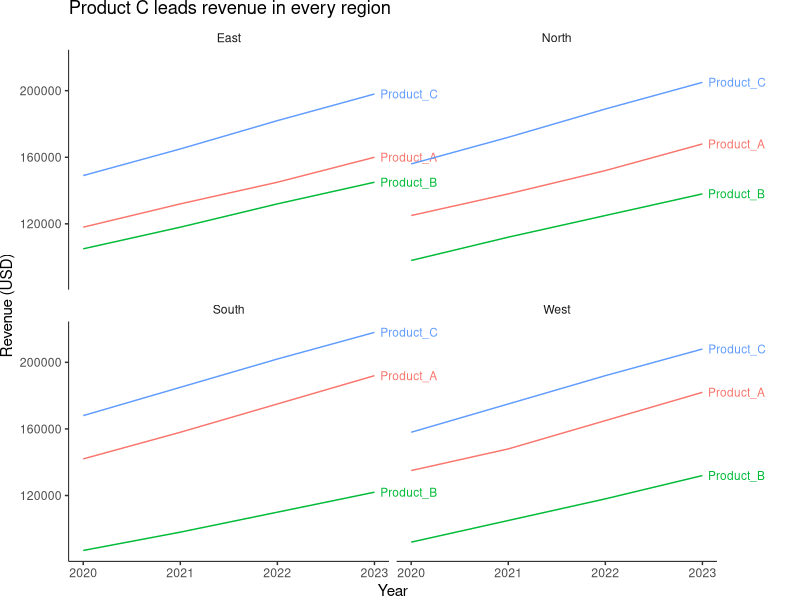
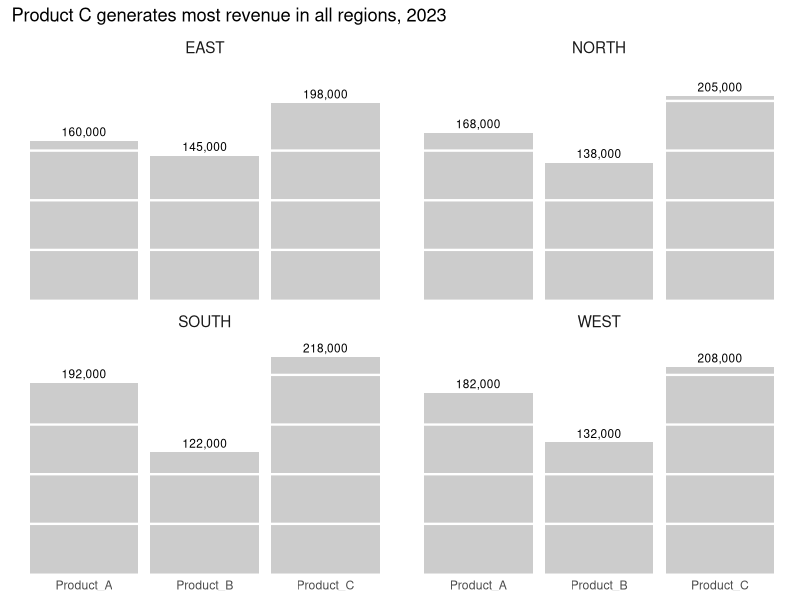
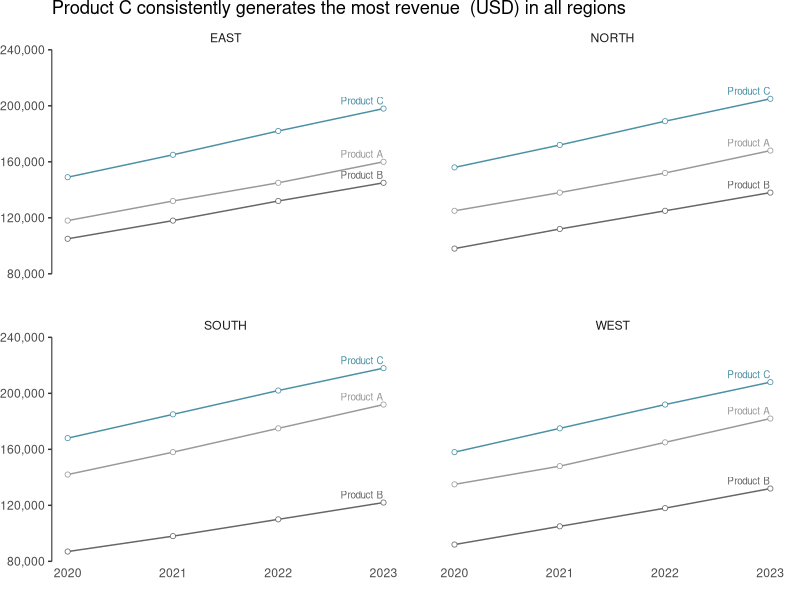
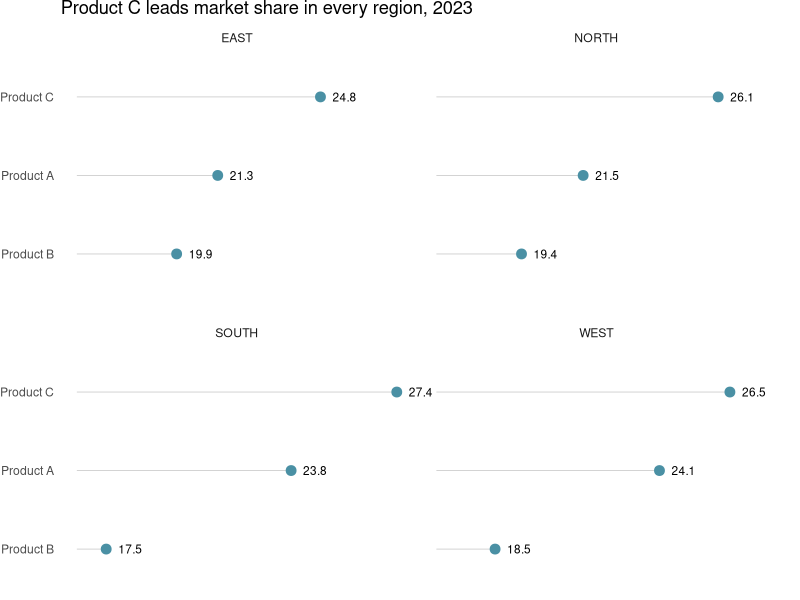
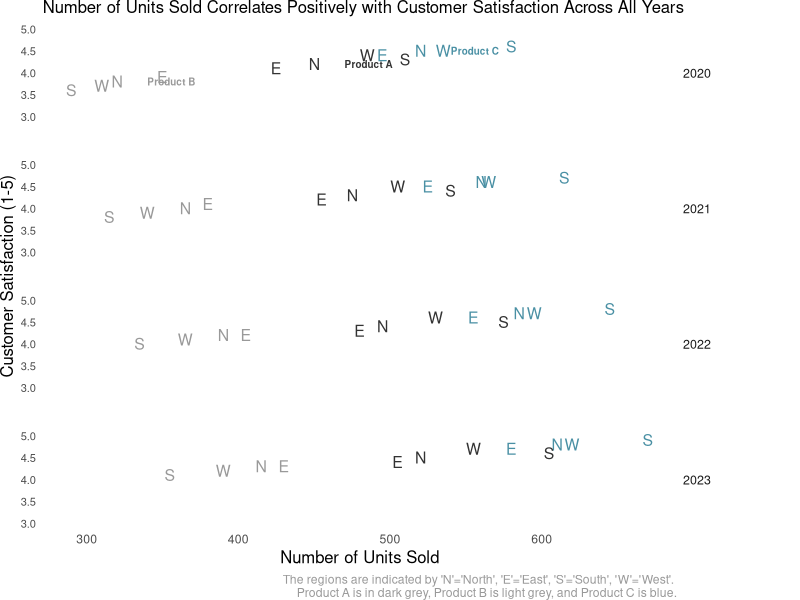
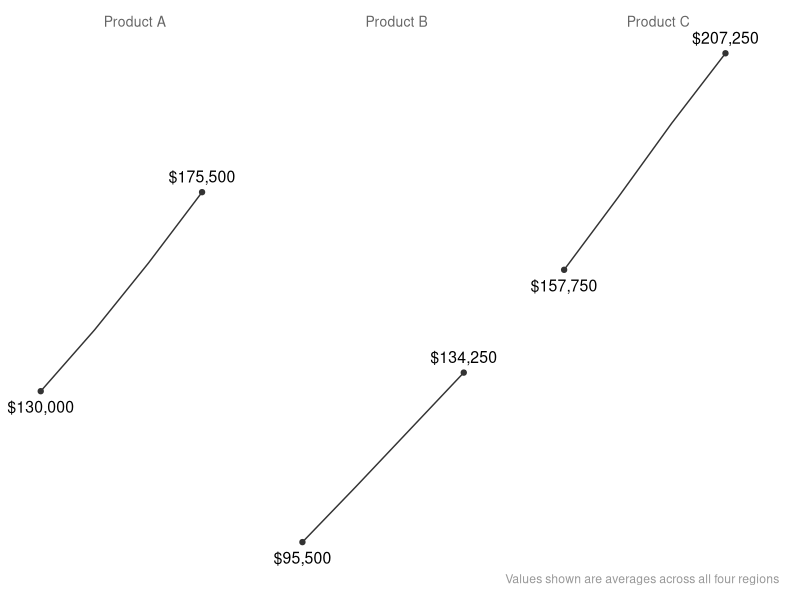
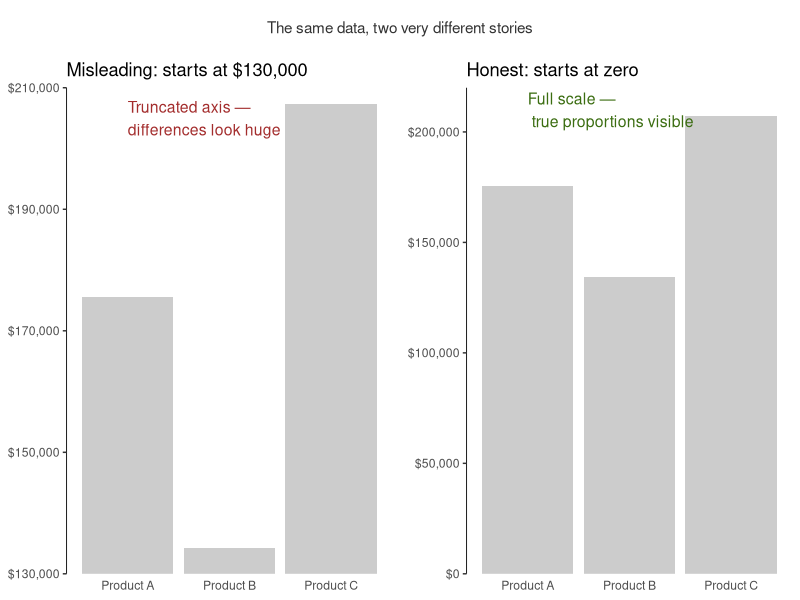
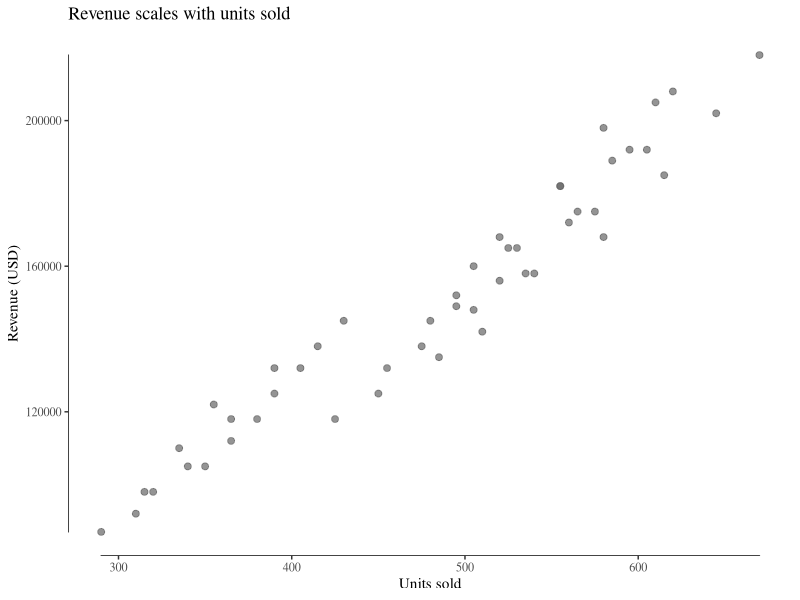

Recreate these plots in R, in order.
## ---- chunk 1
# Load required libraries
library(tidyverse)
library(ggplot2)
library(ggthemes)

# Read the data
data <- read_csv("sample_data.csv")

# Preview the data structure
glimpse(data)
## ---- chunk 2
# YOUR CODE HERE
data |>
  mutate(region = factor(region, levels = c("North", "East", "South", "West"))) |>
  ggplot(aes(x = year, y = revenue, color = product)) +
  geom_line() +
  facet_wrap(~ region) +
  geom_text(
    data = data |> filter(year == max(year)),
    aes(label = product),
    hjust = -0.1, size = 3
  ) +
  coord_cartesian(clip = "off") +
  theme(
    panel.grid       = element_blank(),
    panel.border     = element_blank(),
    axis.line        = element_line(colour = "black", linewidth = 0.3),
    panel.background = element_blank(),
    strip.background = element_blank(),
    legend.position  = "none",
    plot.margin      = margin(r = 60)
  ) +
  labs(x = "Year", y = "Revenue (USD)", 
       title = "Product C leads revenue in every region")

## ---- chunk 3
# YOUR CODE HERE
data |> 
  filter(year == 2023) |> 
  ggplot(aes(x = product, y = revenue)) + 
geom_col(fill = "grey80", colour = NA) +
geom_hline(yintercept = seq(50000, max(data$revenue), by = 50000),
           colour = "white", linewidth = 0.8) + 
  facet_wrap(~ region, labeller = labeller(region = toupper)) +
  geom_text(aes(label = scales::comma(revenue)), vjust = -0.5, size = 3) +
  scale_y_continuous(expand = expansion(mult = c(0, 0.1))) +
  theme(
    panel.grid       = element_blank(),
    panel.border     = element_blank(),
    panel.background = element_blank(),
    axis.line.x      = element_blank(),
    axis.ticks       = element_blank(),
    axis.text.y      = element_blank(),
    axis.title.y     = element_blank(),
    strip.background = element_blank(),
    legend.position  = "none",
    strip.text       = element_text(size = 11)
  ) +
  labs(x = NULL, title = "Product C generates most revenue in all regions, 2023")
## ---- chunk 4
# YOUR CODE HERE

data <- data |> mutate(product = gsub("_", " ", product))

ggplot(data, aes(x = year, y = revenue, col = product)) + 
  geom_line() + 
  geom_point(size = 1.5, shape = 21, fill = "white", stroke = 0.4) +
  facet_wrap(~ region, labeller = labeller(region = toupper)) +
  scale_colour_manual(values = c("Product A" = "grey60", 
                                 "Product B" = "grey40", 
                                 "Product C" = "#4a90a4")) +

scale_y_continuous(
  limits = c(80000, 240000),
  breaks = c(80000, 120000, 160000, 200000, 240000),
  labels = scales::comma,
  expand = c(0, 0)
)+
  theme(
    panel.grid       = element_blank(),
    panel.border     = element_blank(),
    axis.line        = element_line(colour = "black", linewidth = 0.3),
    panel.background = element_blank(),
    axis.line.x      = element_blank(),
    axis.ticks.x     = element_blank(),
    axis.title.y     = element_blank(),
    strip.background = element_blank(),
    legend.position  = "none",
    plot.margin      = margin(r = 10)
  ) +
theme(panel.spacing.x = unit(1, "cm"),
     panel.spacing.y = unit(1, "cm")) +
geom_text(
  data = data |> filter(year == max(year)),
  aes(label = product),
  hjust = 1, 
  vjust = -0.5,
  size = 2.5
) +
  labs(x = "", title = "Product C consistently generates the most revenue  (USD) in all regions")
## ---- chunk 5
# YOUR CODE HERE
data |>
  filter(year == 2023) |>
  arrange(region, market_share) |>
  mutate(product = factor(product, levels = unique(product))) |>
  ggplot(aes(x = market_share, y = product)) +
  geom_segment(aes(x = min(market_share) -1 , xend = market_share, yend = product),
               colour = "grey80", linewidth = 0.3) +
  geom_point(size = 3, colour = "#4a90a4") +
geom_text(aes(label = round(market_share, 1)),
          hjust = -0.5, size = 3) +
coord_cartesian(clip = "off") +
theme(plot.margin = margin(r = 20)) +
  facet_wrap(~ region, labeller = labeller(region = toupper)) +
  theme(
    panel.grid       = element_blank(),
    panel.border     = element_blank(),
    panel.background = element_blank(),
    strip.background = element_blank(),
    axis.line        = element_blank(),
    axis.ticks       = element_blank(),
    axis.title.x     = element_blank(),
    axis.text.x      = element_blank()) + 
theme(panel.spacing.y = unit(0.5, "cm")) +
  labs(y = NULL, title = "Product C leads market share in every region, 2023")
## ---- chunk 6
ggplot(data, aes(x = units_sold, y = customer_satisfaction, col = product)) +
  geom_text(aes(label = substr(region, 1, 1)), size = 4, show.legend = FALSE) +
  geom_text(
    data = data |> filter(year == min(year), region == "North"),
    aes(label = product),
    hjust = 0, nudge_x = 20, size = 2.5, fontface = "bold"
  ) +
  facet_grid(year ~ .) +
  scale_colour_manual(values = c("Product A" = "grey20",
                                 "Product B" = "grey60",
                                 "Product C" = "#4a90a4")) +
  scale_y_continuous(breaks = seq(3, 5, by = 0.5)) +
  coord_cartesian(ylim = c(3, 5), clip = "off") +
  theme(
    panel.grid       = element_blank(),
    panel.border     = element_blank(),
    panel.background = element_blank(),
    strip.background = element_blank(),
    axis.line        = element_blank(),
    axis.ticks       = element_blank(),
    legend.position  = "none",
    axis.text.y      = element_text(size = 8),
    strip.text.y     = element_text(angle = 0, size = 9),
    plot.margin      = margin(r = 60),
    panel.spacing.y  = unit(1, "cm"),
    plot.caption     = element_text(colour = "grey60"),
    plot.title   = element_text(size = 12),
    axis.title.x = element_text(size = 12),
    axis.title.y = element_text(size = 12)
  ) +
  labs(x = "Number of Units Sold", y = "Customer Satisfaction (1-5)",
       title = "Number of Units Sold Correlates Positively with Customer Satisfaction Across All Years",
       caption = "The regions are indicated by 'N'='North', 'E'='East', 'S'='South', 'W'='West'. \nProduct A is in dark grey, Product B is light grey, and Product C is blue.")
## ---- chunk 7
# YOUR CODE HERE
# Hint: Consider using facet_wrap with strip.text for labels
# and removing all theme elements for a true sparkline effect
data_spark <- data |>
  group_by(product, year) |>
  summarise(revenue = mean(revenue), .groups = "drop")

endpoints <- data_spark |>
  group_by(product) |>
  filter(revenue == min(revenue) | revenue == max(revenue))

ggplot(data_spark, aes(x = year, y = revenue)) +
  geom_line(linewidth = 0.5, colour = "grey20") +
  geom_point(data = endpoints, size = 1.5, colour = "grey20") +
  geom_text(
    data = endpoints |> filter(revenue == max(revenue)),
    aes(label = scales::dollar(revenue)),
    vjust = -0.8, size = 4
  ) +
  geom_text(
    data = endpoints |> filter(revenue == min(revenue)),
    aes(label = scales::dollar(revenue)),
    vjust = 1.8, size = 4
  ) +
  facet_wrap(~ product, nrow = 1) +
  scale_x_continuous(limits = c(2019.5, 2024), expand = c(0, 0)) +
  scale_y_continuous(limits = c(min(data_spark$revenue), max(data_spark$revenue))) +
  coord_cartesian(clip = "off") +
  theme_void() +
  theme(
    strip.text    = element_text(size = 10, colour = "grey40"),
    panel.spacing = unit(0.5, "cm"),
    plot.margin   = margin(10, 15, 10, 10),
      plot.caption     = element_text(colour = "grey60")
  ) +
  
labs(caption = "Values shown are averages across all four regions")
## ---- chunk 8
# YOUR CODE HERE
library(cowplot)
library(grid)
pushViewport(viewport(layout = grid.layout(1, 2)))

data_2023 <- data |> filter(year == 2023) |>
  group_by(product) |>
  summarise(revenue = mean(revenue), .groups = "drop")

p1 <- ggplot(data_2023, aes(x = product, y = revenue)) +
  geom_col(fill = "grey80") +
  scale_y_continuous(labels = scales::dollar, expand = c(0, 0)) +
  coord_cartesian(ylim = c(130000, 210000)) +
  annotate("text", x = 1, y = 205000, label = "Truncated axis — \ndifferences look huge",
           size = 4, colour = "#a32d2d", hjust = 0) +
  theme(panel.grid = element_blank(), panel.background = element_blank(),
        axis.ticks.x = element_blank(), panel.border = element_blank(),
        axis.line.y = element_line(linewidth = 0.3)) +
  labs(x = NULL, y = NULL, title = "Misleading: starts at $130,000", size=11)

p2 <- ggplot(data_2023, aes(x = product, y = revenue)) +
  geom_col(fill = "grey80") +
  scale_y_continuous(labels = scales::dollar, expand = c(0, 0)) +
  coord_cartesian(ylim = c(0, 220000)) +
  annotate("text", x = 1, y = 210000, label = "Full scale —\n true proportions visible",
           size = 4, colour = "#3b6d11", hjust = 0) +
  theme(panel.grid = element_blank(), panel.background = element_blank(),
        axis.ticks.x = element_blank(), panel.border = element_blank(),
        axis.line.y = element_line(linewidth = 0.3)) +
  labs(x = NULL, y = NULL, title = "Honest: starts at zero")

title <- ggdraw() + 
  draw_label("The same data, two very different stories", 
             fontface = "plain", size = 11, colour = "grey20")

plot_grid(title, plot_grid(p1, p2, ncol = 2), 
          ncol = 1, rel_heights = c(0.1, 1))
## ---- chunk 9
# YOUR CODE HERE



library(ggthemes)

ggplot(data, aes(x = units_sold, y = revenue)) +
  geom_point(colour = "grey40", size = 2, alpha = 0.7) +
  geom_rangeframe() +
  theme_tufte() +
  labs(x = "Units sold", y = "Revenue (USD)",
       title = "Revenue scales with units sold")
## ---- chunk 10
# YOUR CODE HERE
# Hint: Consider using geom_point or geom_segment within facets
# to create table-like layouts with visual elements
library(gridExtra)

data_table <- data |>
  filter(year == 2023) |>
  group_by(region) |>
  summarise(
    revenue      = mean(revenue),
    units_sold   = mean(units_sold),
    satisfaction = mean(customer_satisfaction),
    market_share = mean(market_share),
    .groups = "drop"
  ) |>
  arrange(revenue) |>
  mutate(region = factor(region, levels = region))


p_text <- ggplot(data_table, aes(y = region)) +
  geom_text(aes(x = 0, label = region), hjust = 0, size = 3, fontface = "bold") +
  geom_text(aes(x = 1, label = scales::dollar(revenue, accuracy = 1)), hjust = 1, size = 3) +
  geom_text(aes(x = 1.4, label = round(units_sold, 0)), hjust = 1, size = 3) +
  geom_text(aes(x = 1.8, label = round(satisfaction, 1)), hjust = 1, size = 3) +
  annotate("text", x = 0,   y = 4.7, label = "Region",       hjust = 0, size = 2.8, colour = "grey40", fontface = "bold") +
  annotate("text", x = 1,   y = 4.7, label = "Avg revenue",  hjust = 1, size = 2.8, colour = "grey40", fontface = "bold") +
  annotate("text", x = 1.4, y = 4.7, label = "Units",        hjust = 1, size = 2.8, colour = "grey40", fontface = "bold") +
  annotate("text", x = 1.8, y = 4.7, label = "Satisfaction", hjust = 1, size = 2.8, colour = "grey40", fontface = "bold") +
  annotate("segment", x = 0, xend = 2, y = 4.5, yend = 4.5,
           colour = "grey60", linewidth = 0.3) +
  scale_x_continuous(limits = c(0, 2)) +
  scale_y_discrete(expand = expansion(add = c(0.5, 1))) +
  theme_void() +
  theme(plot.margin = margin(0, 0, 0, 10))

p_bars <- ggplot(data_table, aes(y = region, x = market_share)) +
  geom_col(fill = "#4a90a4", width = 0.3, alpha = 0.6) +
  geom_text(aes(label = paste0(round(market_share, 1), "%")),
            hjust = -0.1, size = 2.5, colour = "grey20") +
  annotate("text", x = 0, y = 4.7, label = "Market share",
           hjust = 0, size = 2.8, colour = "grey40", fontface = "bold") +
  annotate("segment", x = 0, xend = 30, y = 4.5, yend = 4.5,
           colour = "grey60", linewidth = 0.3) +
  scale_x_continuous(limits = c(0, 30), expand = c(0, 0)) +
  scale_y_discrete(expand = expansion(add = c(0.5, 1))) +
  theme_void() +
  theme(plot.margin = margin(0, 10, 0, 0))

grid.arrange(p_text, p_bars, ncol = 2, widths = c(2.5, 1),
             top = "Regional performance · 2023")
## ---- chunk 11
# YOUR CODE HERE
# Hint: Consider using patchwork or cowplot packages for layout


library(gridExtra)

# panel 1 — revenue trend by product (sparkline style)
data_spark <- data |>
  group_by(product, year) |>
  summarise(revenue = mean(revenue), .groups = "drop")

endpoints <- data_spark |>
  group_by(product) |>
  filter(revenue == min(revenue) | revenue == max(revenue))

p1 <- ggplot(data_spark, aes(x = year, y = revenue, colour = product)) +
  geom_line(linewidth = 0.6) +
  geom_point(data = endpoints, size = 1.5) +
  geom_text(
    data = endpoints |> filter(revenue == max(revenue)),
    aes(label = scales::dollar(revenue, accuracy = 1)),
    vjust = -0.8, size = 2.2
  ) +
  geom_text(
    data = data_spark |> filter(year == max(year)),
    aes(label = product),
    hjust = -0.1, size = 2.5
  ) +
  scale_colour_manual(values = c("Product A" = "grey60",
                                 "Product B" = "grey40",
                                 "Product C" = "#4a90a4")) +
  scale_x_continuous(limits = c(2020, 2025), expand = c(0, 0)) +
  scale_y_continuous(labels = scales::dollar) +
  coord_cartesian(clip = "off") +
  theme(
    panel.grid       = element_blank(),
    panel.background = element_blank(),
    panel.border     = element_blank(),
    axis.line.y      = element_line(linewidth = 0.3, colour = "grey60"),
    axis.ticks.x     = element_blank(),
    axis.title       = element_blank(),
    legend.position  = "none",
    plot.margin      = margin(5, 60, 5, 5),
    plot.title       = element_text(size = 9, colour = "grey40")
  ) +
  labs(title = "1. Product C leads revenue growth")

# panel 2 — dot plot market share 2023
data_2023 <- data |>
  filter(year == 2023) |>
  group_by(product) |>
  summarise(market_share = mean(market_share), .groups = "drop") |>
  arrange(market_share) |>
  mutate(product = factor(product, levels = product))

p2 <- ggplot(data_2023, aes(x = market_share, y = product)) +
  geom_segment(aes(x = min(market_share) - 1, xend = market_share, yend = product),
               colour = "grey80", linewidth = 0.3) +
  geom_point(size = 3, colour = "#4a90a4") +
  geom_text(aes(label = paste0(round(market_share, 1), "%")),
            hjust = -0.4, size = 2.5) +
  coord_cartesian(clip = "off") +
  theme(
    panel.grid       = element_blank(),
    panel.background = element_blank(),
    panel.border     = element_blank(),
    axis.line        = element_blank(),
    axis.ticks       = element_blank(),
    axis.title       = element_blank(),
    axis.text.x      = element_blank(),
    legend.position  = "none",
    plot.margin      = margin(5, 40, 5, 5),
    plot.title       = element_text(size = 9, colour = "grey40")
  ) +
  labs(title = "2. Market share by product, 2023")

# panel 3 — units sold vs satisfaction
p3 <- ggplot(data, aes(x = units_sold, y = customer_satisfaction, colour = product)) +
  geom_text(aes(label = substr(region, 1, 1)), size = 3) +
  geom_smooth(method = "lm", se = FALSE, linewidth = 0.3, colour = "grey60") +
  scale_colour_manual(values = c("Product A" = "grey60",
                                 "Product B" = "grey40",
                                 "Product C" = "#4a90a4")) +
  scale_y_continuous(limits = c(3.5, 5), breaks = seq(3.5, 5, 0.5)) +
  theme(
    panel.grid       = element_blank(),
    panel.background = element_blank(),
    panel.border     = element_blank(),
    axis.line        = element_line(linewidth = 0.3, colour = "grey60"),
    axis.ticks       = element_blank(),
    axis.title       = element_text(size = 8, colour = "grey40"),
    legend.position  = "none",
    plot.margin      = margin(5, 5, 5, 5),
    plot.title       = element_text(size = 9, colour = "grey40")
  ) +
  labs(x = "Units sold", y = "Satisfaction",
       title = "3. More units sold, higher satisfaction")

# panel 4 — regional revenue table
data_region <- data |>
  filter(year == 2023) |>
  group_by(region) |>
  summarise(
    revenue      = mean(revenue),
    units_sold   = mean(units_sold),
    satisfaction = mean(customer_satisfaction),
    market_share = mean(market_share),
    .groups = "drop"
  ) |>
  arrange(revenue) |>
  mutate(region = factor(region, levels = region))

p4 <- ggplot(data_region, aes(y = region)) +
  geom_text(aes(x = 0,   label = region),                               hjust = 0, size = 2.8, fontface = "bold") +
  geom_text(aes(x = 1,   label = scales::dollar(revenue, accuracy=1)),  hjust = 1, size = 2.8) +
  geom_text(aes(x = 1.4, label = round(units_sold, 0)),                 hjust = 1, size = 2.8) +
  geom_text(aes(x = 1.8, label = round(satisfaction, 1)),               hjust = 1, size = 2.8) +
  geom_text(aes(x = 2.2, label = paste0(round(market_share,1), "%")),   hjust = 1, size = 2.8) +
  annotate("text", x = 0,   y = 4.7, label = "Region",      hjust = 0, size = 2.5, colour = "grey40", fontface = "bold") +
  annotate("text", x = 1,   y = 4.7, label = "Revenue",     hjust = 1, size = 2.5, colour = "grey40", fontface = "bold") +
  annotate("text", x = 1.4, y = 4.7, label = "Units",       hjust = 1, size = 2.5, colour = "grey40", fontface = "bold") +
  annotate("text", x = 1.8, y = 4.7, label = "Satisfaction",hjust = 1, size = 2.5, colour = "grey40", fontface = "bold") +
  annotate("text", x = 2.2, y = 4.7, label = "Mkt share",   hjust = 1, size = 2.5, colour = "grey40", fontface = "bold") +
  annotate("segment", x = 0, xend = 2.3, y = 4.5, yend = 4.5,
           colour = "grey60", linewidth = 0.3) +
  scale_x_continuous(limits = c(0, 2.3)) +
  scale_y_discrete(expand = expansion(add = c(0.5, 1))) +
  theme_void() +
  theme(
    plot.margin = margin(5, 5, 5, 5),
    plot.title  = element_text(size = 9, colour = "grey40")
  ) +
  labs(title = "4. Regional performance, 2023")

# combine
grid.arrange(
  p1, p2, p3, p4,
  ncol = 2,
  top = grid::textGrob(
    "Product C dominates — but satisfaction and volume rise together across all products",
    gp = grid::gpar(fontsize = 11, col = "grey20")
  )
)
